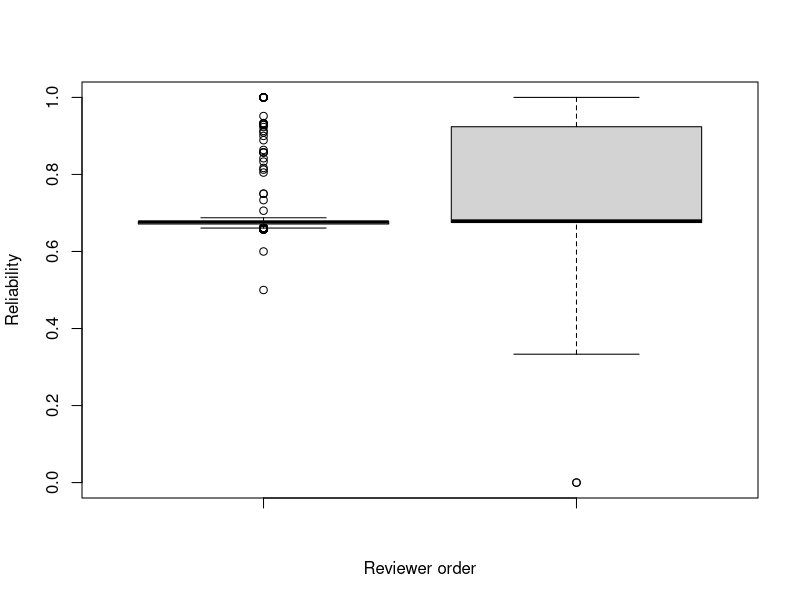
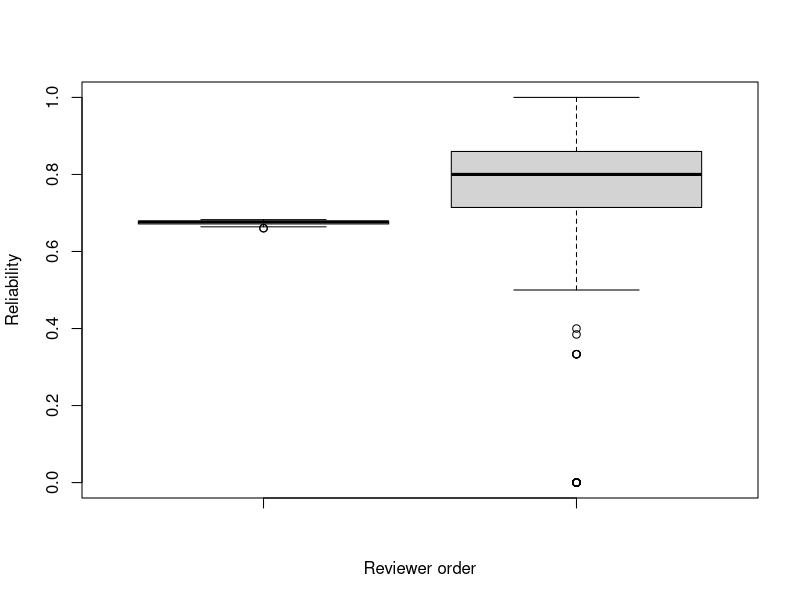
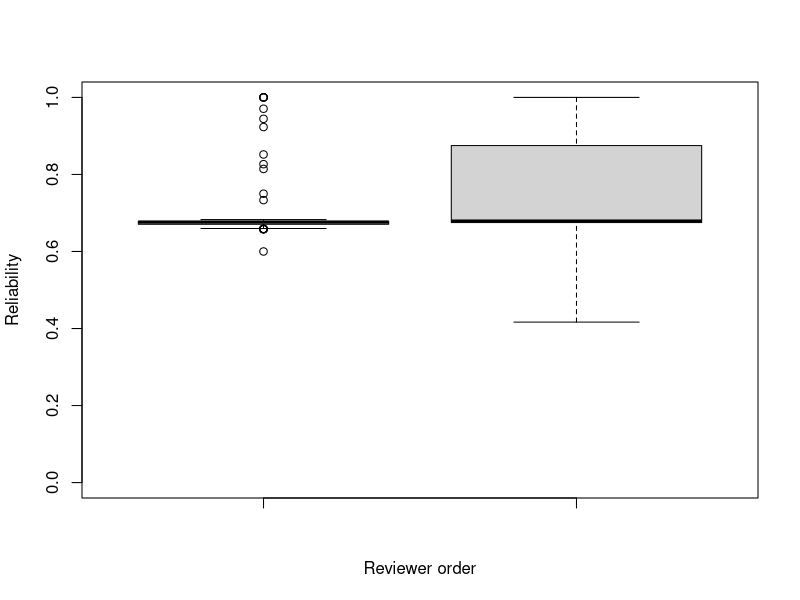
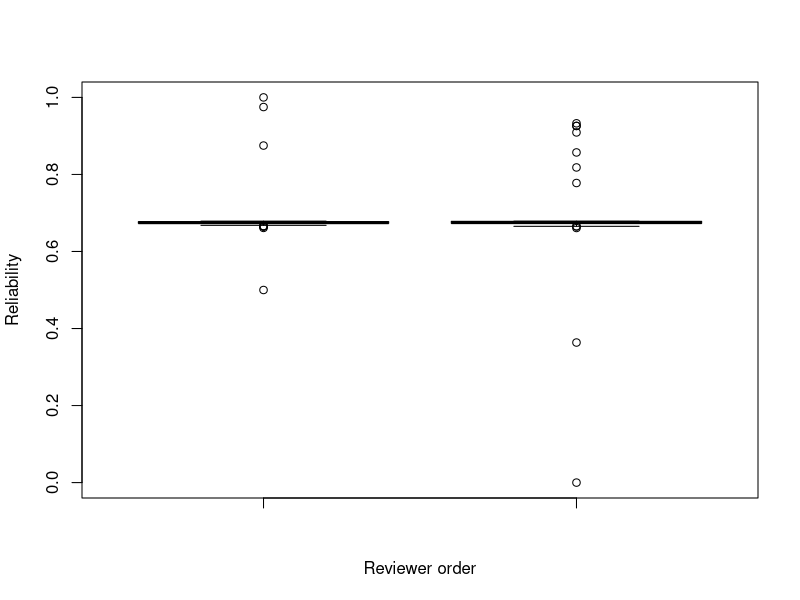
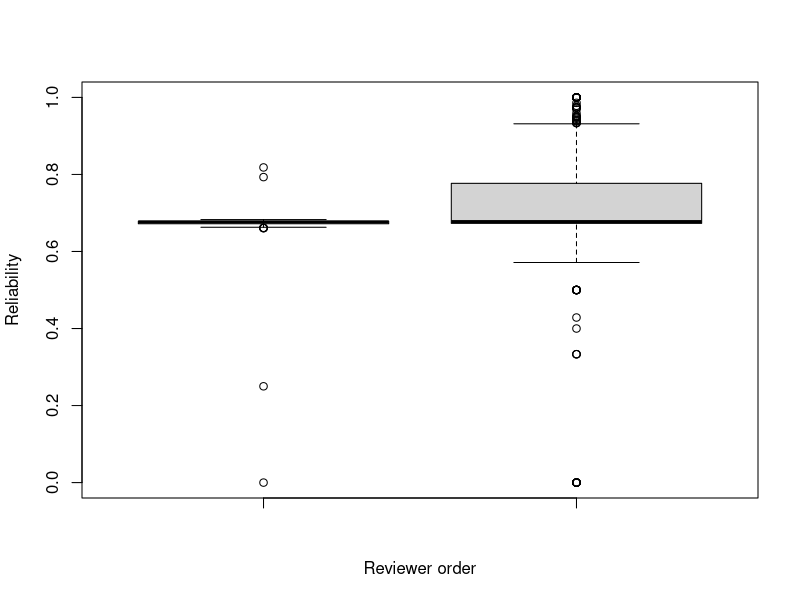
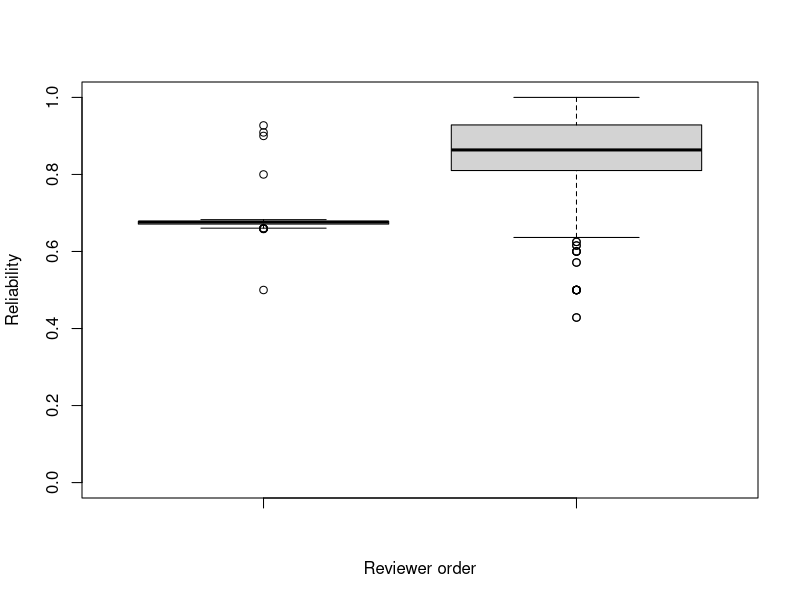
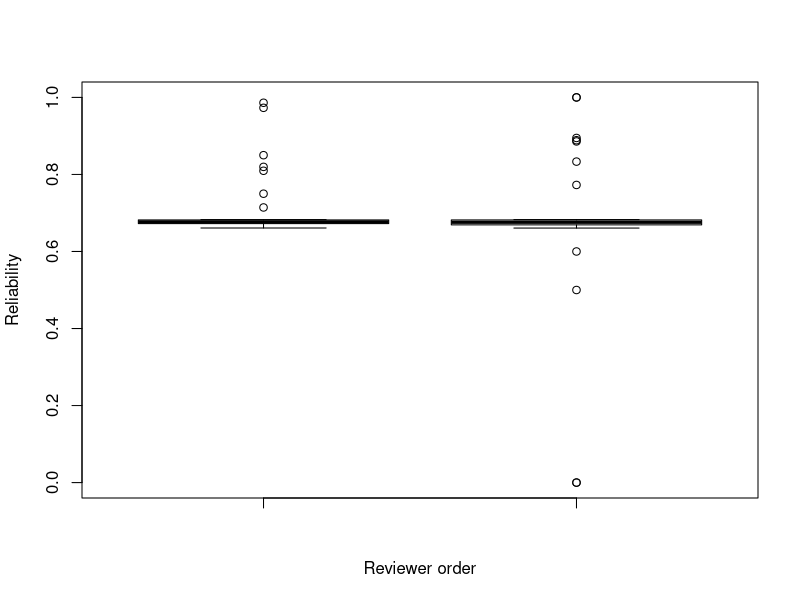
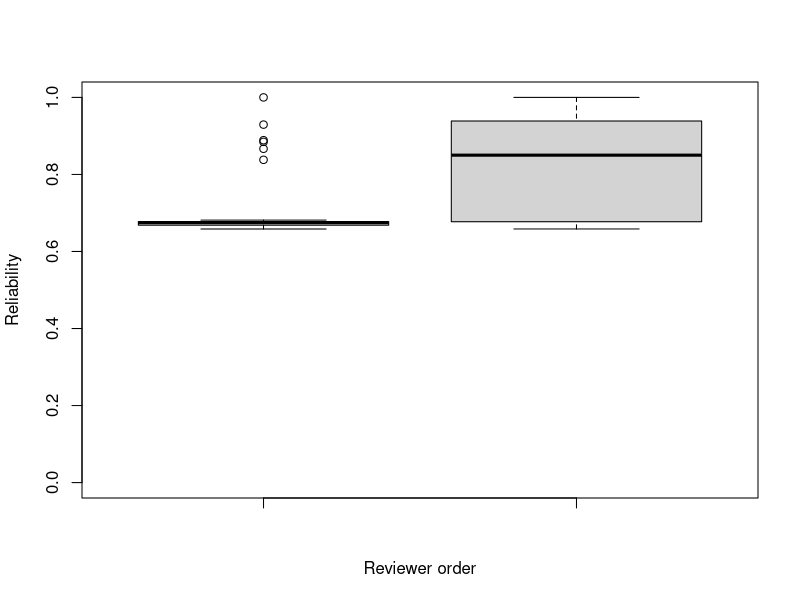

Generate these figures, in order, with R:
########################
## SANER2015 RQ2
## @author:Yuki Ueda
## @createdOn:2015/10/20
########################
#pdf("RQ2_2.pdf")


### Set data
num <- data.frame() # Init

# Input csv
num <- read.csv("CSVdata_q/numOfPatchsets_2.csv"
                 ,sep=",", header=TRUE)

### number of patchset's voting(+1, -1) is 1
index_1 <- list(data.frame(), data.frame()) # first vote is like or dislike
index_2 <- list(index_1, index_1) # second vote is like or dislike
index_m <- list(index_2, index_2) # merge or abandoned
index <- list(index_m,index_m)

for(i in 1:nrow(num)){
  Id = num$ReviewId[i]
  CIndex = num$CommentIndex[i]      # CommentIndex
  if(CIndex==1){
    if(num$VotingScore[i] == 1){
      vote1 = 1
    }else{
      vote1 = 2
    }
    next
  }

  if(num$Status[i] == "merged"){
    merge_or_abandone = 1
  }else{
    merge_or_abandone = 2
  }

  if(num$VotingScore[i] == 1){
    vote2 = 1
  }else{
    vote2 = 2
  }

  index[[merge_or_abandone]][[vote1]][[vote2]][[1]] <- rbind(index[[merge_or_abandone]][[vote1]][[vote2]][[1]], num[i-1,])
  index[[merge_or_abandone]][[vote1]][[vote2]][[2]] <- rbind(index[[merge_or_abandone]][[vote1]][[vote2]][[2]], num[i,])
}

# Output to PDF file
for(i in index){
  for(j in i){ # first Comment
    for(k in j){ # second Comment
      value1 = k[[1]]$CurrentPar
      value2 = k[[2]]$CurrentPar
      name = paste("Vote:", k[[1]]$VotingScore[1], ",", k[[2]]$VotingScore[1], "Status:", k[[1]]$Status[1],"Num:",length(value1),sep = "")
      jpeg(paste("picture_q/RQ2_2",name,".jpg",sep=""))
      boxplot(value1, value2, xlab="Reviewer order", ylab="Reliability", ylim=c(0,1))
      print(name)
    }
  }
}
